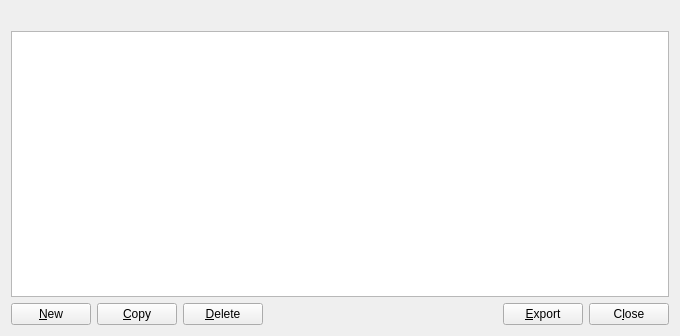
<?xml version="1.0" encoding="UTF-8"?>
<ui version="4.0">
 <class>AddressBookPage</class>
 <widget class="QWidget" name="AddressBookPage">
  <property name="geometry">
   <rect>
    <x>0</x>
    <y>0</y>
    <width>680</width>
    <height>336</height>
   </rect>
  </property>
  <layout class="QVBoxLayout" name="verticalLayout">
   <item>
    <widget class="QLabel" name="labelExplanation">
     <property name="textFormat">
      <enum>Qt::PlainText</enum>
     </property>
     <property name="wordWrap">
      <bool>true</bool>
     </property>
    </widget>
   </item>
   <item>
    <widget class="QTableView" name="tableView">
     <property name="contextMenuPolicy">
      <enum>Qt::CustomContextMenu</enum>
     </property>
     <property name="toolTip">
      <string>Right-click to edit address or label</string>
     </property>
     <property name="tabKeyNavigation">
      <bool>false</bool>
     </property>
     <property name="alternatingRowColors">
      <bool>true</bool>
     </property>
     <property name="selectionMode">
      <enum>QAbstractItemView::SingleSelection</enum>
     </property>
     <property name="selectionBehavior">
      <enum>QAbstractItemView::SelectRows</enum>
     </property>
     <property name="sortingEnabled">
      <bool>true</bool>
     </property>
     <attribute name="verticalHeaderVisible">
      <bool>false</bool>
     </attribute>
    </widget>
   </item>
   <item>
    <layout class="QHBoxLayout" name="horizontalLayout">
     <item>
      <widget class="QPushButton" name="newAddress">
       <property name="toolTip">
        <string>Create a new address</string>
       </property>
       <property name="text">
        <string>&amp;New</string>
       </property>
       <property name="icon">
        <iconset>
         <normaloff>:/icons/add</normaloff>:/icons/add</iconset>
       </property>
       <property name="autoDefault">
        <bool>false</bool>
       </property>
      </widget>
     </item>
     <item>
      <widget class="QPushButton" name="copyAddress">
       <property name="toolTip">
        <string>Copy the currently selected address to the system clipboard</string>
       </property>
       <property name="text">
        <string>&amp;Copy</string>
       </property>
       <property name="icon">
        <iconset>
         <normaloff>:/icons/editcopy</normaloff>:/icons/editcopy</iconset>
       </property>
       <property name="autoDefault">
        <bool>false</bool>
       </property>
      </widget>
     </item>
     <item>
      <widget class="QPushButton" name="deleteAddress">
       <property name="toolTip">
        <string>Delete the currently selected address from the list</string>
       </property>
       <property name="text">
        <string>&amp;Delete</string>
       </property>
       <property name="icon">
        <iconset>
         <normaloff>:/icons/remove</normaloff>:/icons/remove</iconset>
       </property>
       <property name="autoDefault">
        <bool>false</bool>
       </property>
      </widget>
     </item>
     <item>
      <spacer name="horizontalSpacer">
       <property name="orientation">
        <enum>Qt::Horizontal</enum>
       </property>
       <property name="sizeHint" stdset="0">
        <size>
         <width>40</width>
         <height>20</height>
        </size>
       </property>
      </spacer>
     </item>
     <item>
      <widget class="QPushButton" name="exportButton">
       <property name="toolTip">
        <string>Export the data in the current tab to a file</string>
       </property>
       <property name="text">
        <string>&amp;Export</string>
       </property>
       <property name="icon">
        <iconset>
         <normaloff>:/icons/export</normaloff>:/icons/export</iconset>
       </property>
       <property name="autoDefault">
        <bool>false</bool>
       </property>
      </widget>
     </item>
     <item>
      <widget class="QPushButton" name="closeButton">
       <property name="sizePolicy">
        <sizepolicy hsizetype="Minimum" vsizetype="Minimum">
         <horstretch>0</horstretch>
         <verstretch>0</verstretch>
        </sizepolicy>
       </property>
       <property name="text">
        <string>C&amp;lose</string>
       </property>
       <property name="autoDefault">
        <bool>false</bool>
       </property>
      </widget>
     </item>
    </layout>
   </item>
  </layout>
 </widget>
 <resources/>
 <connections/>
</ui>
